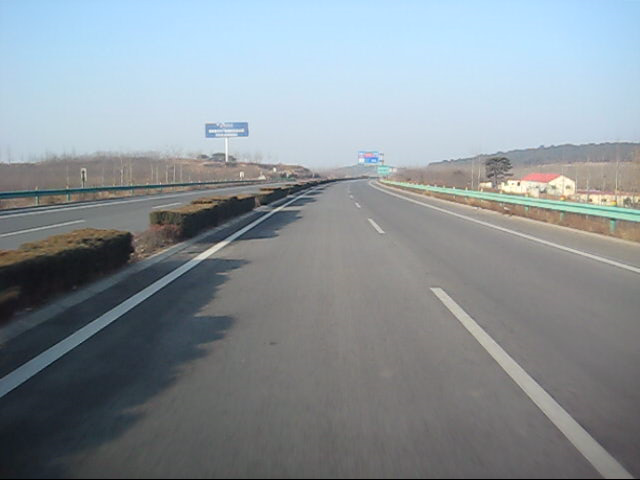
#> input picture images/MVI_1717_004.BMP, 640 x 480 px; its folder holds only this picture in this run
$ jupyter execute main.ipynb
#> lines starting #> are read from the running program, lines starting #| are printed output that depends on the picture; after the words box and inside, x2 and y2 are one past the last pixel; in counts of white or black regions, pixels touching at a corner belong together
[cell 1]
import cv2
import pandas as pd
import numpy as np
import matplotlib.pyplot as plt
import os

[cell 2]
def region_selection(edges):
    '''
    定义并剪切ROI区域
    '''

    # 定义ROI区域
    mask = np.zeros_like(edges)

    # 定义ROI区域的四个顶点
    if len(edges.shape) > 2:
        channel_count = edges.shape[2]
        ignore_mask_color = (255,) * channel_count
    else:
        ignore_mask_color = 255

    rows, cols = edges.shape[:2]

    #TODO: 修改调试ROI区域的四个顶点
    bottom_left = [cols * 0, rows * 0.8]
    top_left = [cols * 0.4, rows * 0.4]
    bottom_right = [cols * 0.9, rows * 0.9]
    top_right = [cols * 0.6, rows * 0.4]

    # [5 lines of commented-out code are left out]

    vertices = np.array([[bottom_left, top_left, top_right, bottom_right]], dtype=np.int32)

    # 填充ROI区域
    cv2.fillPoly(mask, vertices, ignore_mask_color)

    # 返回ROI区域
    masked_edges = cv2.bitwise_and(edges, mask)

    if masked_edges is None:
        print("ROI区域选择失败")
    else:
        print("ROI区域选择成功")

    return masked_edges

def hough_transform(region):
    '''
    使用霍夫变换检测直线
    '''

    #TODO 定义霍夫变换的参数
    rho = 1
    theta = np.pi / 180
    threshold = 50 #增加阈值以减少干扰
    min_line_length = 20
    max_line_gap = 500

    # 使用霍夫变换检测直线
    lines = cv2.HoughLinesP(region, rho = rho, theta = theta, threshold = threshold,
						minLineLength = min_line_length, maxLineGap = max_line_gap)

    # 检查返回值
    if lines is None:
        print("在Hough变换中，没有检测到任何直线")
    else:
        print(f"在Hough变换中，检测到 {len(lines)} 条直线")

    return lines

[cell 3]
def average_slope_intercept(lines):
    '''
    计算直线的斜率和截距
    '''
    left_lines = [] #(slope, intercept)
    left_weights = [] #(length,)
    right_lines = [] #(slope, intercept)
    right_weights = [] #(length,)

    for line in lines:
        for x1, y1, x2, y2 in line:
            if x1==x2:
                continue

            # 计算直线的斜率和截距
            slope = (y2-y1)/(x2-x1)
            intercept = y1 - slope*x1
            length = np.sqrt((y2-y1)**2+(x2-x1)**2)

            # 区分左右车道线
            # 左车道线的斜率为负
            # 右车道线的斜率为正
            # 过于接近水平的线条将被忽略

            #TODO: 修改斜率的阈值
            if abs(slope) < 0.2:
                continue

            if slope < 0:
                left_lines.append((slope, intercept))
                left_weights.append((length))
            else:
                right_lines.append((slope, intercept))
                right_weights.append((length))

    left_lane = np.dot(left_weights, left_lines) / np.sum(left_weights) if len(left_weights) > 0 else None
    right_lane = np.dot(right_weights, right_lines) / np.sum(right_weights) if len(right_weights) > 0 else None

    return left_lane, right_lane

def pixel_points(y1, y2, line):
    '''
    计算直线的两个端点
    '''

    if line is None:
        return None

    slope, intercept = line

    x1 = int((y1 - intercept) / slope)
    x2 = int((y2 - intercept) / slope)
    y1 = int(y1)
    y2 = int(y2)

    return ((x1, y1), (x2, y2))

def lane_lines(image, lines):
    '''
    从pixel_points函数获取直线的两个端点并创建车道线
    '''
    left_lane, right_lane = average_slope_intercept(lines)

    y1 = image.shape[0]
    y2 = y1 * 0.6

    left_line = pixel_points(y1, y2, left_lane)
    right_line = pixel_points(y1, y2, right_lane)

    return left_line, right_line

def draw_lane_lines(image, lines, color=[255, 0, 0], thickness=20):
    '''
    绘制车道线
    '''
    line_image = np.zeros_like(image)
    for line in lines:
        if line is not None:
            cv2.line(line_image, *line, color, thickness)
    return cv2.addWeighted(image, 1.0, line_image, 0.95, 0.0)

[cell 4]
def frame_processor(image):
    '''
    将输入的图像转换为灰度图像，并进行高斯模糊处理
    '''
    # 转换为灰度图像
    gray = cv2.cvtColor(image, cv2.COLOR_BGR2GRAY)
    kernel_size = 5

    # 高斯模糊处理
    blur = cv2.GaussianBlur(gray, (kernel_size, kernel_size), 0)

    low_threshold = 50
    high_threshold = 150

    # 边缘检测
    edges = cv2.Canny(blur, low_threshold, high_threshold)
    cv2.imshow('edges',edges)
    #cv2.waitKey(0)

    region = region_selection(edges)
    #print(type(region))
    cv2.imshow('region',region)
    cv2.waitKey(0)

    hough = hough_transform(region)
    #print(type(hough))
    #cv2.imshow('hough',hough)
    #cv2.waitKey(0)

    result = draw_lane_lines(image,lane_lines(image,hough))

    return result

[cell 5]
image_path = './images/'

result_path = './result_images/'

# 创建一个目录用于保存结果
if not os.path.exists(result_path):
    os.mkdir(result_path)


# 获取目录下的所有文件和文件夹
image_names = os.listdir(image_path) #list

# 创建一个窗口
cv2.namedWindow('Lane Detection', cv2.WINDOW_NORMAL)

for image_name in image_names:


    # 读取图像
    image = cv2.imread(image_path + image_name)
#> image is the input picture: shape (480, 640, 3); mean B, G, R 152.4, 146.4, 137.3
    print(image.shape[:2])
#| (480, 640)

    # 处理图像
    result = frame_processor(image)
#> in frame_processor, `gray = cv2.cvtColor(image, cv2.COLOR_BGR2GRAY)`:
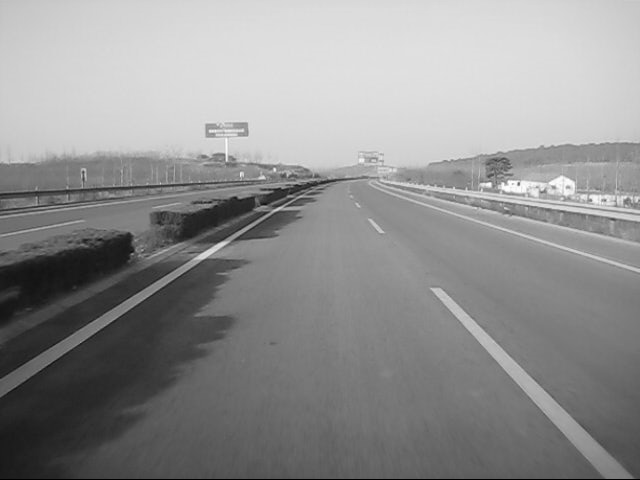
#> gray: shape (480, 640); min 0, max 254, mean 144.4
#> in frame_processor, `edges = cv2.Canny(blur, low_threshold, high_threshold)`:
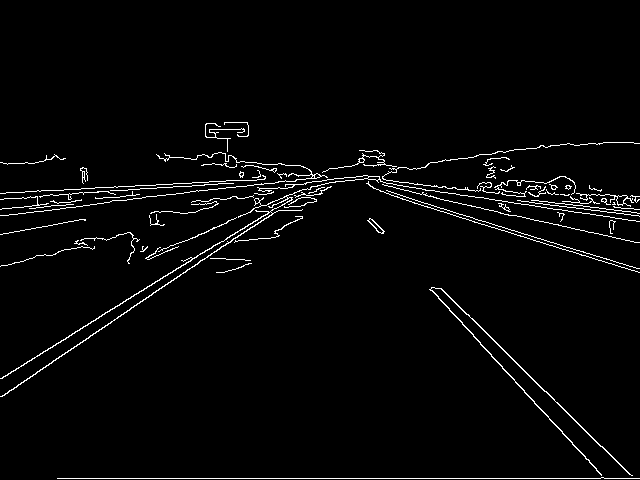
#> edges: shape (480, 640); 2.7% white in thin lines or dots, all inside (x1, y1, x2, y2) = (0, 122, 640, 479)
#> in region_selection, `cv2.fillPoly(mask, vertices, ignore_mask_color)`:
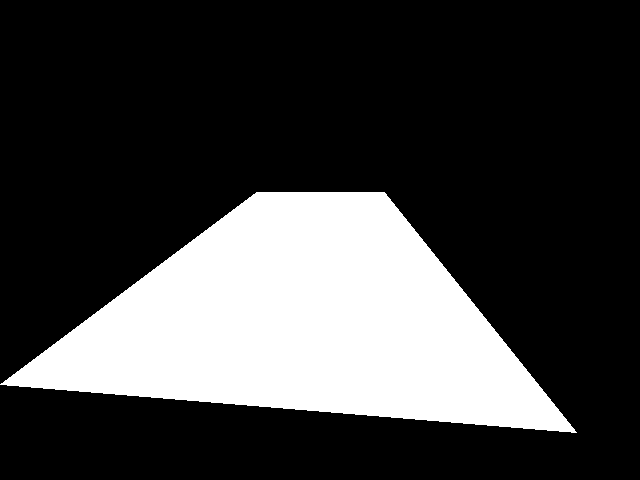
#> mask: shape (480, 640); 25.2% white; 1 white region, box (x1, y1, x2, y2) and area: (0, 192, 577, 433) 77345
#> in region_selection, `masked_edges = cv2.bitwise_and(edges, mask)`:
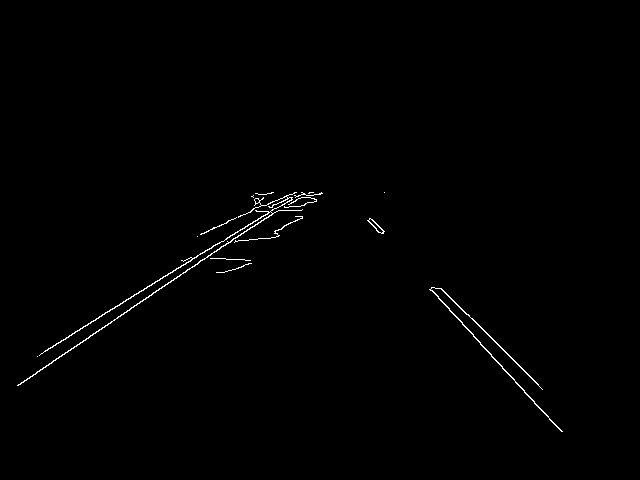
#> masked_edges: shape (480, 640); 0.63% white in thin lines or dots, all inside (x1, y1, x2, y2) = (17, 192, 563, 432)
#> in hough_transform, `lines = cv2.HoughLinesP(region, rho = rho, theta = theta, threshold = ..`: lines = [[17, 385, 299, 195], [37, 356, 295, 195], [430, 289, 562, 431], [369, 219, 512, 358], [200, 234, 294, 192], [376, 228, 539, 408], [53, 360, 302, 192], [372, 219, 542, 389]]
#| 在Hough变换中，检测到 8 条直线
#> in frame_processor, `hough = hough_transform(region)`: hough has the same summary as lines in hough_transform
#> the loop in average_slope_intercept, `for line in lines:` made 8 passes
#> after the loop in average_slope_intercept, `for line in lines:`: left_lines = [(-0.674, 396.5), (-0.624, 379.1), (-0.447, 323.4), (-0.675, 395.8)]; left_weights = [340, 304.1, 103, 300.4]; right_lines = [(1.08, -173.6), (0.972, -139.7), (1.1, -187.2), (1, -153)]; right_weights = [193.9, 199.4, 242.8, 240.4]
#> in average_slope_intercept, `left_lane = np.dot(left_weights, left_lines) / np.sum(left_weights) if..`: left_lane = [-0.637, 384]
#> in average_slope_intercept, `right_lane = np.dot(right_weights, right_lines) / np.sum(right_weights..`: right_lane = [1.04, -164]
#> in lane_lines, `left_lane, right_lane = average_slope_intercept(lines)`: left_lane = [-0.637, 384]; right_lane = [1.04, -164]
#> in pixel_points, `slope, intercept = line`: slope = -0.637; intercept = 384
#> in pixel_points, `x1 = int((y1 - intercept) / slope)`: x1 = -150
#> in pixel_points, `x2 = int((y2 - intercept) / slope)`: x2 = 150
#> in lane_lines, `left_line = pixel_points(y1, y2, left_lane)`: left_line = ((-150, 480), (150, 288))
#> in lane_lines, `right_line = pixel_points(y1, y2, right_lane)`: right_line = ((619, 480), (434, 288))
#> in draw_lane_lines, `line_image = np.zeros_like(image)`: line_image: shape (480, 640, 3); every value is 0
#> the loop in draw_lane_lines, `for line in lines:` made 2 passes
#> line on passes 1 to 2: ((-150, 480), (150, 288)), ((619, 480), (434, 288))
#> after the loop in draw_lane_lines, `for line in lines:`:
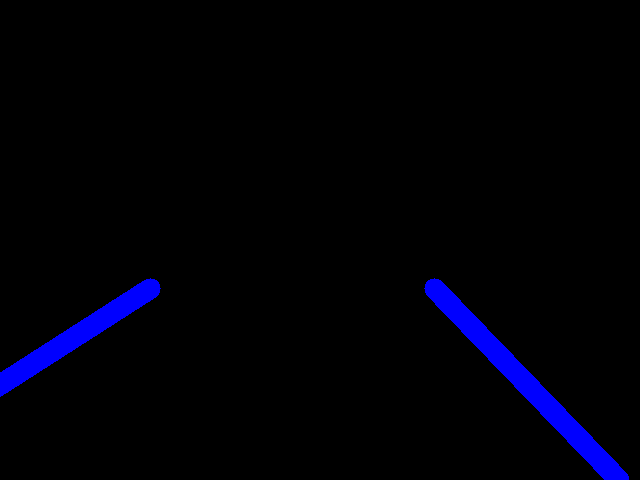
#> line_image: shape (480, 640, 3); mean B, G, R 7.9, 0, 0
#> in draw_lane_lines, `return cv2.addWeighted(image, 1.0, line_image, 0.95, 0.0)`:
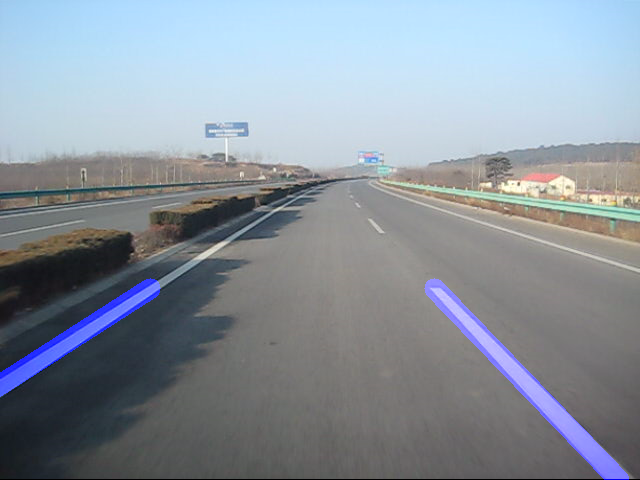
#> returned value: shape (480, 640, 3); mean of channels 0, 1, 2 156.4, 146.4, 137.3; drawn as B, G, R

    # 显示图像
    cv2.imshow('Lane Detection', result)

    # 保存图像
    # cv2.imwrite(f'./result_images/{image_name}_result.jpg', result)

    # 等待按键
    cv2.waitKey(0)

cv2.destroyAllWindows()

$ run again, on images/MVI_1717_040.BMP
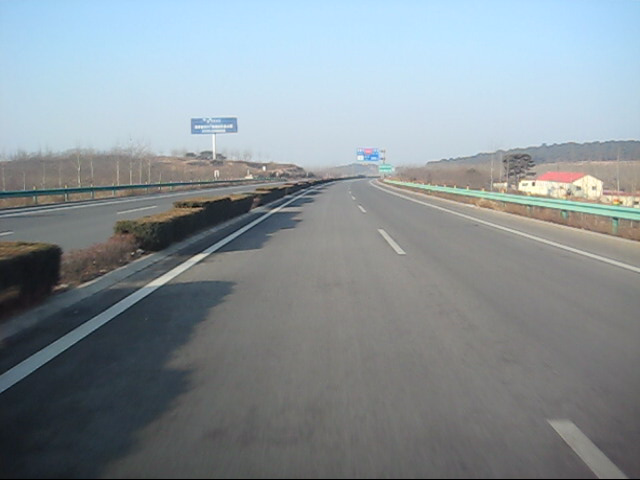
#> input picture images/MVI_1717_040.BMP, 640 x 480 px
#> image is the input picture: shape (480, 640, 3); mean B, G, R 151.1, 145.8, 136
#| (480, 640)
#> in frame_processor, `edges = cv2.Canny(blur, low_threshold, high_threshold)`:
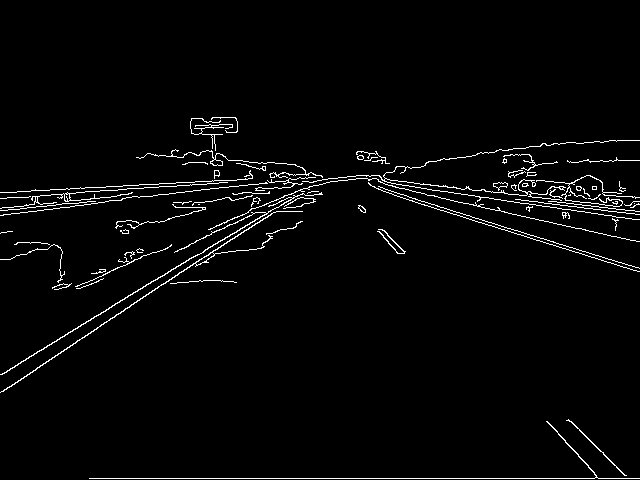
#> edges: shape (480, 640); 2.7% white in thin lines or dots, all inside (x1, y1, x2, y2) = (0, 117, 640, 479)
#> mask: shape (480, 640); 25.2% white; 1 white region, box (x1, y1, x2, y2) and area: (0, 192, 577, 433) 77345
#> masked_edges: shape (480, 640); 0.52% white in thin lines or dots, all inside (x1, y1, x2, y2) = (11, 192, 567, 431)
#> lines = [[72, 330, 295, 196], [52, 357, 302, 194], [152, 290, 298, 195], [181, 248, 294, 195], [12, 385, 291, 197], [208, 229, 288, 194]]
#| 在Hough变换中，检测到 6 条直线
#> hough has the same summary as lines in hough_transform
#> the loop in average_slope_intercept, `for line in lines:` made 6 passes
#> after the loop in average_slope_intercept, `for line in lines:`: left_lines = [(-0.601, 373.3), (-0.652, 390.9), (-0.651, 388.9), (-0.469, 332.9), (-0.674, 393.1), (-0.438, 320)]; left_weights = [260.2, 298.4, 174.2, 124.8, 336.4, 87.32]; right_lines = []
#> in average_slope_intercept, `left_lane = np.dot(left_weights, left_lines) / np.sum(left_weights) if..`: left_lane = [-0.615, 377.1]
#> slope = -0.615; intercept = 377.1
#> x1 = -167
#> x2 = 145
#> left_line = ((-167, 480), (145, 288))
#> the loop in draw_lane_lines, `for line in lines:` made 2 passes
#> line on passes 1 to 2: ((-167, 480), (145, 288)), None
#> after the loop in draw_lane_lines, `for line in lines:`:
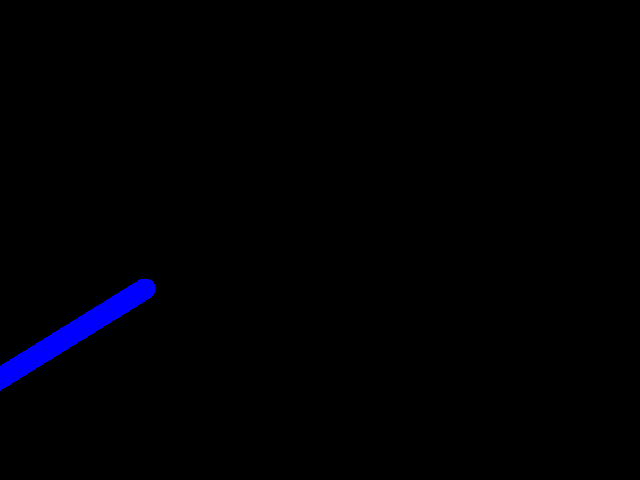
#> line_image: shape (480, 640, 3); mean B, G, R 3.2, 0, 0

$ run again, on images/MVI_1717_058.BMP
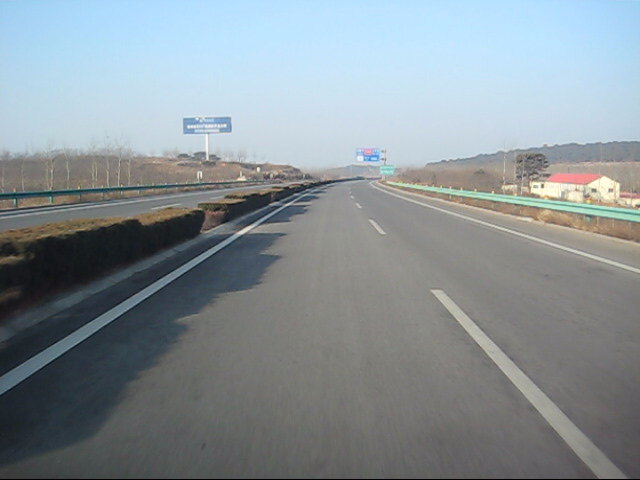
#> input picture images/MVI_1717_058.BMP, 640 x 480 px
#> image is the input picture: shape (480, 640, 3); mean B, G, R 151.2, 145.9, 136.1
#| (480, 640)
#> edges: shape (480, 640); 2.8% white in thin lines or dots, all inside (x1, y1, x2, y2) = (0, 116, 640, 479)
#> mask: shape (480, 640); 25.2% white; 1 white region, box (x1, y1, x2, y2) and area: (0, 192, 577, 433) 77345
#> masked_edges: shape (480, 640); 0.61% white in thin lines or dots, all inside (x1, y1, x2, y2) = (14, 192, 557, 431)
#> lines = [[15, 385, 297, 195], [431, 292, 555, 430], [371, 219, 497, 345], [57, 341, 301, 194], [204, 231, 298, 192], [131, 308, 292, 200], [369, 222, 556, 430], [369, 219, 554, 404], [370, 219, 550, 399], [49, 347, 305, 193], [14, 385, 300, 192]]
#| 在Hough变换中，检测到 11 条直线
#> hough has the same summary as lines in hough_transform
#> the loop in average_slope_intercept, `for line in lines:` made 11 passes
#> after the loop in average_slope_intercept, `for line in lines:`: left_lines = [(-0.674, 395.1), (-0.602, 375.3), (-0.415, 315.6), (-0.671, 395.9), (-0.602, 376.5), (-0.675, 394.4)]; left_weights = [340, 284.9, 101.8, 193.9, 298.8, 345]; right_lines = [(1.11, -187.7), (1, -152), (1.11, -188.4), (1, -150), (1, -151)]; right_weights = [185.5, 178.2, 279.7, 261.6, 254.6]
#> in average_slope_intercept, `left_lane = np.dot(left_weights, left_lines) / np.sum(left_weights) if..`: left_lane = [-0.63, 382.7]
#> in average_slope_intercept, `right_lane = np.dot(right_weights, right_lines) / np.sum(right_weights..`: right_lane = [1.05, -165.8]
#> in lane_lines, `left_lane, right_lane = average_slope_intercept(lines)`: left_lane = [-0.63, 382.7]; right_lane = [1.05, -165.8]
#> slope = -0.63; intercept = 382.7
#> x1 = -154
#> x2 = 150
#> left_line = ((-154, 480), (150, 288))
#> right_line = ((617, 480), (434, 288))
#> the loop in draw_lane_lines, `for line in lines:` made 2 passes
#> line on passes 1 to 2: ((-154, 480), (150, 288)), ((617, 480), (434, 288))
#> after the loop in draw_lane_lines, `for line in lines:`:
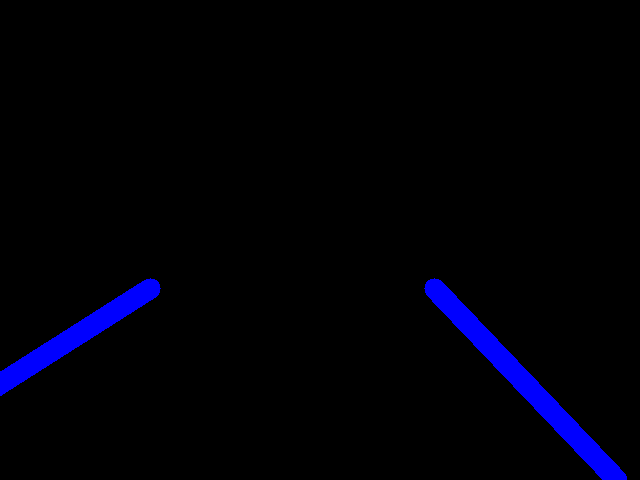
#> line_image: shape (480, 640, 3); mean B, G, R 7.9, 0, 0
#> in draw_lane_lines, `return cv2.addWeighted(image, 1.0, line_image, 0.95, 0.0)`:
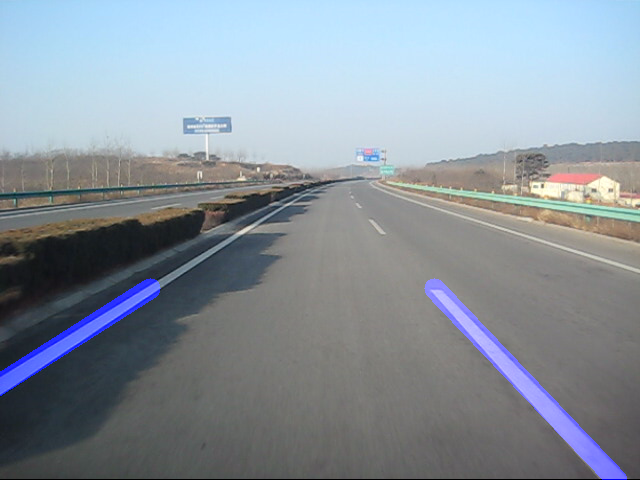
#> returned value: shape (480, 640, 3); mean of channels 0, 1, 2 155.3, 145.9, 136.1; drawn as B, G, R
